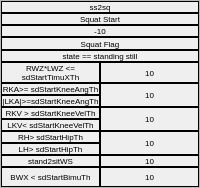
            <widget class="QFrame" name="ss2sd_or_ss2sq_Frame_2">
             <property name="frameShape">
              <enum>QFrame::Shape::StyledPanel</enum>
             </property>
             <property name="frameShadow">
              <enum>QFrame::Shadow::Raised</enum>
             </property>
             <layout class="QVBoxLayout" name="verticalLayout_19">
              <property name="spacing">
               <number>0</number>
              </property>
              <property name="leftMargin">
               <number>0</number>
              </property>
              <property name="topMargin">
               <number>0</number>
              </property>
              <property name="rightMargin">
               <number>0</number>
              </property>
              <property name="bottomMargin">
               <number>0</number>
              </property>
              <item>
               <widget class="QLabel" name="ss2sd_or_ss2sq_Label_2">
                <property name="maximumSize">
                 <size>
                  <width>16777215</width>
                  <height>18</height>
                 </size>
                </property>
                <property name="font">
                 <font>
                  <pointsize>6</pointsize>
                 </font>
                </property>
                <property name="frameShape">
                 <enum>QFrame::Shape::Box</enum>
                </property>
                <property name="text">
                 <string>ss2sq</string>
                </property>
                <property name="alignment">
                 <set>Qt::AlignmentFlag::AlignCenter</set>
                </property>
                <property name="wordWrap">
                 <bool>true</bool>
                </property>
               </widget>
              </item>
              <item>
               <widget class="QLabel" name="flag116_label">
                <property name="maximumSize">
                 <size>
                  <width>16777215</width>
                  <height>18</height>
                 </size>
                </property>
                <property name="font">
                 <font>
                  <pointsize>6</pointsize>
                 </font>
                </property>
                <property name="frameShape">
                 <enum>QFrame::Shape::Box</enum>
                </property>
                <property name="text">
                 <string>Squat Start</string>
                </property>
                <property name="alignment">
                 <set>Qt::AlignmentFlag::AlignCenter</set>
                </property>
                <property name="wordWrap">
                 <bool>true</bool>
                </property>
               </widget>
              </item>
              <item>
               <widget class="QLabel" name="stateNumber4_or_10_Label_2">
                <property name="maximumSize">
                 <size>
                  <width>16777215</width>
                  <height>18</height>
                 </size>
                </property>
                <property name="font">
                 <font>
                  <pointsize>6</pointsize>
                 </font>
                </property>
                <property name="frameShape">
                 <enum>QFrame::Shape::Box</enum>
                </property>
                <property name="text">
                 <string>-10</string>
                </property>
                <property name="alignment">
                 <set>Qt::AlignmentFlag::AlignCenter</set>
                </property>
                <property name="wordWrap">
                 <bool>true</bool>
                </property>
               </widget>
              </item>
              <item>
               <widget class="QLabel" name="flag0_label">
                <property name="maximumSize">
                 <size>
                  <width>16777215</width>
                  <height>18</height>
                 </size>
                </property>
                <property name="font">
                 <font>
                  <pointsize>6</pointsize>
                 </font>
                </property>
                <property name="frameShape">
                 <enum>QFrame::Shape::Box</enum>
                </property>
                <property name="text">
                 <string>Squat Flag</string>
                </property>
                <property name="alignment">
                 <set>Qt::AlignmentFlag::AlignCenter</set>
                </property>
                <property name="wordWrap">
                 <bool>true</bool>
                </property>
               </widget>
              </item>
              <item>
               <widget class="QLabel" name="flag1_label">
                <property name="maximumSize">
                 <size>
                  <width>16777215</width>
                  <height>18</height>
                 </size>
                </property>
                <property name="font">
                 <font>
                  <pointsize>6</pointsize>
                 </font>
                </property>
                <property name="frameShape">
                 <enum>QFrame::Shape::Box</enum>
                </property>
                <property name="text">
                 <string>state == standing still</string>
                </property>
                <property name="alignment">
                 <set>Qt::AlignmentFlag::AlignCenter</set>
                </property>
                <property name="wordWrap">
                 <bool>true</bool>
                </property>
               </widget>
              </item>
              <item>
               <layout class="QHBoxLayout" name="horizontalLayout_5">
                <property name="spacing">
                 <number>0</number>
                </property>
                <item>
                 <widget class="QLabel" name="flag2_label">
                  <property name="font">
                   <font>
                    <pointsize>6</pointsize>
                   </font>
                  </property>
                  <property name="frameShape">
                   <enum>QFrame::Shape::Box</enum>
                  </property>
                  <property name="text">
                   <string>RWZ*LWZ &lt;= sdStartTimuXTh</string>
                  </property>
                  <property name="alignment">
                   <set>Qt::AlignmentFlag::AlignCenter</set>
                  </property>
                  <property name="wordWrap">
                   <bool>true</bool>
                  </property>
                 </widget>
                </item>
                <item>
                 <widget class="QLabel" name="label_19">
                  <property name="font">
                   <font>
                    <pointsize>6</pointsize>
                   </font>
                  </property>
                  <property name="layoutDirection">
                   <enum>Qt::LayoutDirection::RightToLeft</enum>
                  </property>
                  <property name="frameShape">
                   <enum>QFrame::Shape::Box</enum>
                  </property>
                  <property name="text">
                   <string>10</string>
                  </property>
                  <property name="alignment">
                   <set>Qt::AlignmentFlag::AlignCenter</set>
                  </property>
                 </widget>
                </item>
               </layout>
              </item>
              <item>
               <layout class="QHBoxLayout" name="horizontalLayout_8">
                <property name="spacing">
                 <number>0</number>
                </property>
                <item>
                 <layout class="QVBoxLayout" name="verticalLayout_12">
                  <property name="spacing">
                   <number>0</number>
                  </property>
                  <item>
                   <widget class="QLabel" name="flag3_label">
                    <property name="font">
                     <font>
                      <pointsize>6</pointsize>
                     </font>
                    </property>
                    <property name="frameShape">
                     <enum>QFrame::Shape::Box</enum>
                    </property>
                    <property name="text">
                     <string>RKA&gt;= sdStartKneeAngTh</string>
                    </property>
                    <property name="alignment">
                     <set>Qt::AlignmentFlag::AlignCenter</set>
                    </property>
                    <property name="wordWrap">
                     <bool>true</bool>
                    </property>
                   </widget>
                  </item>
                  <item>
                   <widget class="QLabel" name="flag4_label">
                    <property name="font">
                     <font>
                      <pointsize>6</pointsize>
                     </font>
                    </property>
                    <property name="frameShape">
                     <enum>QFrame::Shape::Box</enum>
                    </property>
                    <property name="text">
                     <string>|LKA|&gt;=sdStartKneeAngTh</string>
                    </property>
                    <property name="alignment">
                     <set>Qt::AlignmentFlag::AlignCenter</set>
                    </property>
                    <property name="wordWrap">
                     <bool>true</bool>
                    </property>
                   </widget>
                  </item>
                 </layout>
                </item>
                <item>
                 <widget class="QLabel" name="label_20">
                  <property name="font">
                   <font>
                    <pointsize>6</pointsize>
                   </font>
                  </property>
                  <property name="layoutDirection">
                   <enum>Qt::LayoutDirection::RightToLeft</enum>
                  </property>
                  <property name="frameShape">
                   <enum>QFrame::Shape::Box</enum>
                  </property>
                  <property name="text">
                   <string>10</string>
                  </property>
                  <property name="alignment">
                   <set>Qt::AlignmentFlag::AlignCenter</set>
                  </property>
                 </widget>
                </item>
               </layout>
              </item>
              <item>
               <layout class="QHBoxLayout" name="horizontalLayout_9">
                <property name="spacing">
                 <number>0</number>
                </property>
                <item>
                 <layout class="QVBoxLayout" name="verticalLayout_16">
                  <property name="spacing">
                   <number>0</number>
                  </property>
                  <item>
                   <widget class="QLabel" name="flag5_label">
                    <property name="font">
                     <font>
                      <pointsize>6</pointsize>
                     </font>
                    </property>
                    <property name="frameShape">
                     <enum>QFrame::Shape::Box</enum>
                    </property>
                    <property name="text">
                     <string>RKV &gt; sdStartKneeVelTh</string>
                    </property>
                    <property name="alignment">
                     <set>Qt::AlignmentFlag::AlignCenter</set>
                    </property>
                    <property name="wordWrap">
                     <bool>true</bool>
                    </property>
                   </widget>
                  </item>
                  <item>
                   <widget class="QLabel" name="flag6_label">
                    <property name="font">
                     <font>
                      <pointsize>6</pointsize>
                     </font>
                    </property>
                    <property name="frameShape">
                     <enum>QFrame::Shape::Box</enum>
                    </property>
                    <property name="text">
                     <string>LKV&lt; sdStartKneeVelTh</string>
                    </property>
                    <property name="alignment">
                     <set>Qt::AlignmentFlag::AlignCenter</set>
                    </property>
                    <property name="wordWrap">
                     <bool>true</bool>
                    </property>
                   </widget>
                  </item>
                 </layout>
                </item>
                <item>
                 <widget class="QLabel" name="label_21">
                  <property name="font">
                   <font>
                    <pointsize>6</pointsize>
                   </font>
                  </property>
                  <property name="layoutDirection">
                   <enum>Qt::LayoutDirection::RightToLeft</enum>
                  </property>
                  <property name="frameShape">
                   <enum>QFrame::Shape::Box</enum>
                  </property>
                  <property name="text">
                   <string>10</string>
                  </property>
                  <property name="alignment">
                   <set>Qt::AlignmentFlag::AlignCenter</set>
                  </property>
                 </widget>
                </item>
               </layout>
              </item>
              <item>
               <layout class="QHBoxLayout" name="horizontalLayout_10">
                <property name="spacing">
                 <number>0</number>
                </property>
                <item>
                 <layout class="QVBoxLayout" name="verticalLayout_18">
                  <property name="spacing">
                   <number>0</number>
                  </property>
                  <item>
                   <widget class="QLabel" name="flag7_label">
                    <property name="maximumSize">
                     <size>
                      <width>16777215</width>
                      <height>103</height>
                     </size>
                    </property>
                    <property name="font">
                     <font>
                      <pointsize>6</pointsize>
                     </font>
                    </property>
                    <property name="frameShape">
                     <enum>QFrame::Shape::Box</enum>
                    </property>
                    <property name="text">
                     <string>RH&gt; sdStartHipTh</string>
                    </property>
                    <property name="alignment">
                     <set>Qt::AlignmentFlag::AlignCenter</set>
                    </property>
                    <property name="wordWrap">
                     <bool>true</bool>
                    </property>
                   </widget>
                  </item>
                  <item>
                   <widget class="QLabel" name="flag8_label">
                    <property name="maximumSize">
                     <size>
                      <width>16777215</width>
                      <height>103</height>
                     </size>
                    </property>
                    <property name="font">
                     <font>
                      <pointsize>6</pointsize>
                     </font>
                    </property>
                    <property name="frameShape">
                     <enum>QFrame::Shape::Box</enum>
                    </property>
                    <property name="text">
                     <string>LH&gt; sdStartHipTh</string>
                    </property>
                    <property name="alignment">
                     <set>Qt::AlignmentFlag::AlignCenter</set>
                    </property>
                    <property name="wordWrap">
                     <bool>true</bool>
                    </property>
                   </widget>
                  </item>
                 </layout>
                </item>
                <item>
                 <widget class="QLabel" name="label_22">
                  <property name="font">
                   <font>
                    <pointsize>6</pointsize>
                   </font>
                  </property>
                  <property name="layoutDirection">
                   <enum>Qt::LayoutDirection::RightToLeft</enum>
                  </property>
                  <property name="frameShape">
                   <enum>QFrame::Shape::Box</enum>
                  </property>
                  <property name="text">
                   <string>10</string>
                  </property>
                  <property name="alignment">
                   <set>Qt::AlignmentFlag::AlignCenter</set>
                  </property>
                 </widget>
                </item>
               </layout>
              </item>
              <item>
               <layout class="QHBoxLayout" name="horizontalLayout_11">
                <property name="spacing">
                 <number>0</number>
                </property>
                <item>
                 <widget class="QLabel" name="flag9_label">
                  <property name="font">
                   <font>
                    <pointsize>6</pointsize>
                   </font>
                  </property>
                  <property name="frameShape">
                   <enum>QFrame::Shape::Box</enum>
                  </property>
                  <property name="text">
                   <string>stand2sitWS</string>
                  </property>
                  <property name="alignment">
                   <set>Qt::AlignmentFlag::AlignCenter</set>
                  </property>
                  <property name="wordWrap">
                   <bool>true</bool>
                  </property>
                 </widget>
                </item>
                <item>
                 <widget class="QLabel" name="label_23">
                  <property name="font">
                   <font>
                    <pointsize>6</pointsize>
                   </font>
                  </property>
                  <property name="layoutDirection">
                   <enum>Qt::LayoutDirection::RightToLeft</enum>
                  </property>
                  <property name="frameShape">
                   <enum>QFrame::Shape::Box</enum>
                  </property>
                  <property name="text">
                   <string>10</string>
                  </property>
                  <property name="alignment">
                   <set>Qt::AlignmentFlag::AlignCenter</set>
                  </property>
                 </widget>
                </item>
               </layout>
              </item>
              <item>
               <layout class="QHBoxLayout" name="horizontalLayout_12">
                <property name="spacing">
                 <number>0</number>
                </property>
                <item>
                 <widget class="QLabel" name="flag10_label">
                  <property name="font">
                   <font>
                    <pointsize>6</pointsize>
                   </font>
                  </property>
                  <property name="frameShape">
                   <enum>QFrame::Shape::Box</enum>
                  </property>
                  <property name="text">
                   <string>BWX &lt; sdStartBimuTh</string>
                  </property>
                  <property name="alignment">
                   <set>Qt::AlignmentFlag::AlignCenter</set>
                  </property>
                  <property name="wordWrap">
                   <bool>true</bool>
                  </property>
                 </widget>
                </item>
                <item>
                 <widget class="QLabel" name="label_24">
                  <property name="minimumSize">
                   <size>
                    <width>20</width>
                    <height>20</height>
                   </size>
                  </property>
                  <property name="font">
                   <font>
                    <pointsize>6</pointsize>
                   </font>
                  </property>
                  <property name="layoutDirection">
                   <enum>Qt::LayoutDirection::RightToLeft</enum>
                  </property>
                  <property name="frameShape">
                   <enum>QFrame::Shape::Box</enum>
                  </property>
                  <property name="text">
                   <string>10</string>
                  </property>
                  <property name="alignment">
                   <set>Qt::AlignmentFlag::AlignCenter</set>
                  </property>
                 </widget>
                </item>
               </layout>
              </item>
             </layout>
            </widget>
